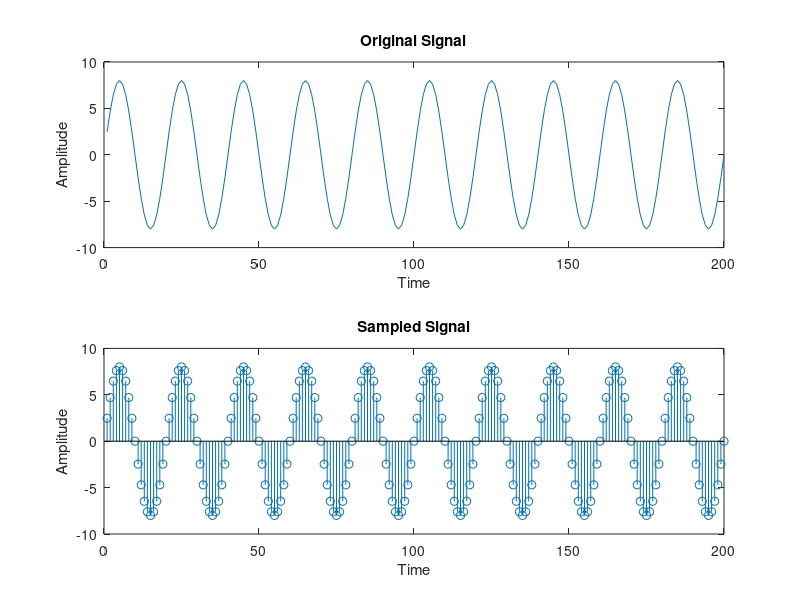
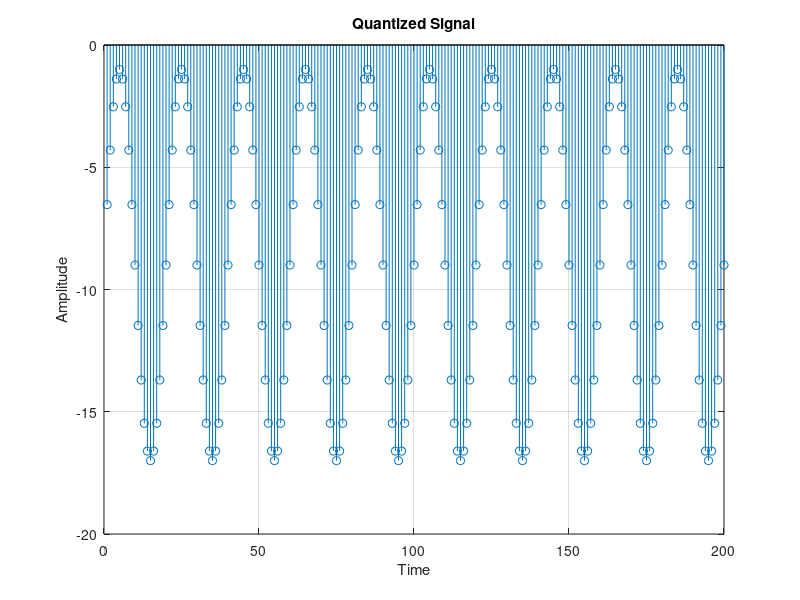
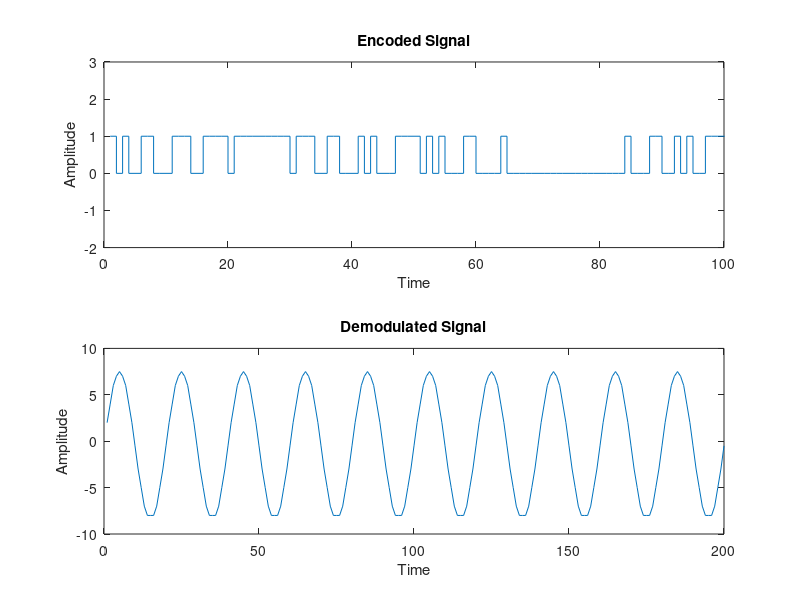

Here is the MATLAB script that generated these plots, in order:
clc;
clear all;
close all;
%fc->carrier frequency can be obtained as an input
%fs ->sampling frequency
fc=10; fs=20*fc;
n=input('Enter Bit Depth');
L=2^n;
A=8;
t=1/fs:1/fs:1;
m=A*sin(2*pi*fc*t);
figure;
subplot(2,1,1);
plot(m);title('Original Signal');xlabel('Time');ylabel('Amplitude');
subplot(2,1,2);
stem(m);title('Sampled Signal');xlabel('Time');ylabel('Amplitude');
%quantization of the amplitude levels
v1=A;
v2=-A;
d=(v1-v2)/L;
m=m+A+1;
for i=1:d:2A+1
    for k=round((i-1)*fs/L)+1:round(i*fs/L)
    if m(k)<=i+d/2
        q(k)=i;
    else
        q(k)=i+d;
    end
    end
    
end
m=m-A-1;
q=m-A-1;
for i=1:length(t)
    ind1(i)=(m(i)-v2)/d;
end
ind=round(ind1);
l1=length(ind);
l2=length(q);
 for i=1:l1
    if(ind(i)~=0)                                          
        ind(i)=ind(i)-1;
    end 
    i=i+1;
 end   
figure;
stem(q);grid on;title('Quantized Signal');ylabel('Amplitude'); xlabel('Time');
figure;
%encoding of the signal to binary waveform
c=de2bi(ind,'left-msb');            
b=c';
c1=reshape(b,1,n*fs);
subplot(2,1,1); grid on;
stairs(c1);title('Encoded Signal');ylabel('Amplitude');xlabel('Time');    
%demodulation of the pcm wave
axis([0 100 -2 3]); 
ind2=bi2de(c,'left-msb');                    
q=d*ind2+v2;                       
subplot(2,1,2); 
plot(q);title('Demodulated Signal');ylabel('Amplitude');xlabel('Time');
